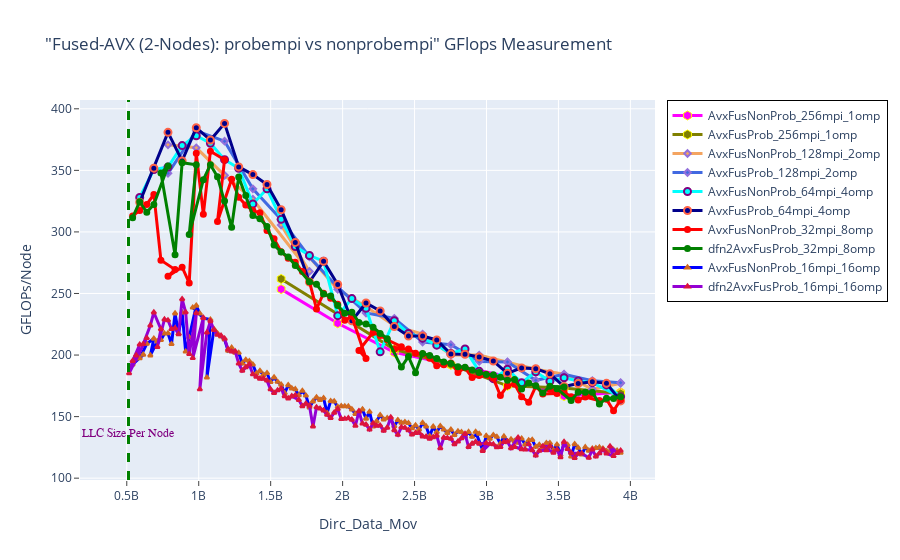

The notebook cell this image was saved under:
### Markdown cell above
## GFLOPS - AVX-Fused: Probmpi vs Non-Probempi

### Code cell
fig = go.Figure() 

fig.add_trace(go.Scatter(x=(dfn2AvxFusNonProb_256mpi_1omp.Dirc_Data_Mov*(dfn2AvxFusNonProb_256mpi_1omp.MPI_size/2)), 
                         y=(dfn2AvxFusNonProb_256mpi_1omp.GFLOPS*(dfn2AvxFusNonProb_256mpi_1omp.MPI_size/2)), 
                         mode='lines+markers', 
                         name='AvxFusNonProb_256mpi_1omp',
                         line=dict(color='magenta',width=3),
                         marker=dict(symbol='hexagon',size=9, line=dict(color='yellow',width=1))))


fig.add_trace(go.Scatter(x=(dfn2AvxFusProb_256mpi_1omp.Dirc_Data_Mov*(dfn2AvxFusProb_256mpi_1omp.MPI_size/2)), 
                         y=(dfn2AvxFusProb_256mpi_1omp.GFLOPS*(dfn2AvxFusProb_256mpi_1omp.MPI_size/2)), 
                         mode='lines+markers', 
                         name='AvxFusProb_256mpi_1omp',
                         line=dict(color='olive',width=3),
                         marker=dict(symbol='hexagon',size=9, line=dict(color='yellow',width=1))))

# case 2
fig.add_trace(go.Scatter(x=(dfn2AvxFusNonProb_128mpi_2omp.Dirc_Data_Mov*(dfn2AvxFusNonProb_128mpi_2omp.MPI_size/2)), 
                         y=(dfn2AvxFusNonProb_128mpi_2omp.GFLOPS*(dfn2AvxFusNonProb_128mpi_2omp.MPI_size/2)), 
                         mode='lines+markers', 
                         name='AvxFusNonProb_128mpi_2omp',
                         line=dict(color='sandybrown',width=3),
                         marker=dict(symbol='diamond',size=5,line=dict(color='MediumPurple',width=2))))

fig.add_trace(go.Scatter(x=(dfn2AvxFusProb_128mpi_2omp.Dirc_Data_Mov*(dfn2AvxFusProb_128mpi_2omp.MPI_size/2)), 
                         y=(dfn2AvxFusProb_128mpi_2omp.GFLOPS*(dfn2AvxFusProb_128mpi_2omp.MPI_size/2)), 
                         mode='lines+markers', 
                         name='AvxFusProb_128mpi_2omp',
                         line=dict(color='royalblue',width=3),
                         marker=dict(symbol='diamond',size=5,line=dict(color='MediumPurple',width=2))))

# case 3
fig.add_trace(go.Scatter(x=(dfn2AvxFusNonProb_64mpi_4omp.Dirc_Data_Mov*(dfn2AvxFusNonProb_64mpi_4omp.MPI_size/2)), 
                         y=(dfn2AvxFusNonProb_64mpi_4omp.GFLOPS*(dfn2AvxFusNonProb_64mpi_4omp.MPI_size/2)), 
                         mode='lines+markers', 
                         name='AvxFusNonProb_64mpi_4omp',
                         line=dict(color='cyan',width=3),
                         marker=dict(symbol='circle',size=7,line=dict(color='Purple',width=2))))

fig.add_trace(go.Scatter(x=(dfn2AvxFusProb_64mpi_4omp.Dirc_Data_Mov*(dfn2AvxFusProb_64mpi_4omp.MPI_size/2)), 
                         y=(dfn2AvxFusProb_64mpi_4omp.GFLOPS*(dfn2AvxFusProb_64mpi_4omp.MPI_size/2)), 
                         mode='lines+markers', 
                         name='AvxFusProb_64mpi_4omp',
                         line=dict(color='darkblue',width=3),
                         marker=dict(symbol='circle',size=7, line=dict(color='tomato',width=2))))

# case 4
fig.add_trace(go.Scatter(x=(dfn2AvxFusNonProb_32mpi_8omp.Dirc_Data_Mov*(dfn2AvxFusNonProb_32mpi_8omp.MPI_size/2)), 
                         y=(dfn2AvxFusNonProb_32mpi_8omp.GFLOPS*(dfn2AvxFusNonProb_32mpi_8omp.MPI_size/2)), 
                         mode='lines+markers', 
                         name='AvxFusNonProb_32mpi_8omp',
                         line=dict(color='red',width=3),
                         marker=dict(symbol='circle',size=5,line=dict(color='red',width=2))))

fig.add_trace(go.Scatter(x=(dfn2AvxFusProb_32mpi_8omp.Dirc_Data_Mov*(dfn2AvxFusProb_32mpi_8omp.MPI_size/2)), 
                         y=(dfn2AvxFusProb_32mpi_8omp.GFLOPS*(dfn2AvxFusProb_32mpi_8omp.MPI_size/2)), 
                         mode='lines+markers', 
                         name='dfn2AvxFusProb_32mpi_8omp',
                         line=dict(color='green',width=3),
                         marker=dict(symbol='circle',size=5,line=dict(color='green',width=2))))

# case 5

fig.add_trace(go.Scatter(x=(dfn2AvxFusNonProb_16mpi_16omp.Dirc_Data_Mov*(dfn2AvxFusNonProb_16mpi_16omp.MPI_size/2)), 
                         y=(dfn2AvxFusNonProb_16mpi_16omp.GFLOPS*(dfn2AvxFusNonProb_16mpi_16omp.MPI_size/2)), 
                         mode='lines+markers', 
                         name='AvxFusNonProb_16mpi_16omp',
                         line=dict(color='blue',width=3),
                         marker=dict(symbol='triangle-up',size=4,line=dict(color='chocolate',width=2))))

fig.add_trace(go.Scatter(x=(dfn2AvxFusProb_16mpi_16omp.Dirc_Data_Mov*(dfn2AvxFusProb_16mpi_16omp.MPI_size/2)), 
                         y=(dfn2AvxFusProb_16mpi_16omp.GFLOPS*(dfn2AvxFusProb_16mpi_16omp.MPI_size/2)), 
                         mode='lines+markers', 
                         name='dfn2AvxFusProb_16mpi_16omp',
                         line=dict(color='darkviolet',width=3),
                         marker=dict(symbol='triangle-up',size=4,line=dict(color='crimson',width=2))))



# Adding a vertical line
fig.add_vline(x=512e6, line_width=3, line_dash="dash", line_color="green")
# fig.add_hline(y=1024, line_width=3, line_dash="dash", line_color="red")

# Add annotation
fig.add_annotation(
    x='512e6'
    , y=130
    , text=f'LLC Size Per Node'
    , yanchor='bottom'
    , showarrow=False
    , arrowhead=1
    , arrowsize=1
    , arrowwidth=2
    , arrowcolor="#636363"
    , ax=-20
    , ay=-30
    , font=dict(size=12, color="purple", family="Sans Serif")
    , align="left"
    ,)

fig.update_layout(title='"Fused-AVX (2-Nodes): probempi vs nonprobempi" GFlops Measurement',
                  xaxis_title='Dirc_Data_Mov', yaxis_title='GFLOPs/Node', 
                  xaxis=dict(ticks="outside"),  
                  yaxis=dict(ticks="outside"),
                  legend=go.layout.Legend(bordercolor="black",borderwidth=1))

### Figure 1 — Plotly figure (JSON) as saved in the notebook; plotly's stock layout.template omitted (floating-point values rounded to 4 significant figures; data arrays with more than 128 entries replaced by an {"elided": "..."} marker saying what was removed)
{"data": [{"line": {"color": "magenta", "width": 3}, "marker": {"line": {"color": "yellow", "width": 1}, "size": 9, "symbol": "hexagon"}, "mode": "lines+markers", "name": "AvxFusNonProb_256mpi_1omp", "type": "scatter", "x": [1572864000, 1966080000, 2359296000, 2752512000, 3145728000, 3538944000, 3932160000], "y": [253.5, 225.8, 202.2, 192.1, 182.6, 166.7, 169.8]}, {"line": {"color": "olive", "width": 3}, "marker": {"line": {"color": "yellow", "width": 1}, "size": 9, "symbol": "hexagon"}, "mode": "lines+markers", "name": "AvxFusProb_256mpi_1omp", "type": "scatter", "x": [1572864000, 2359296000, 2752512000, 3145728000, 3538944000, 3932160000], "y": [261.8, 204.7, 192.2, 175.0, 173.3, 168.7]}, {"line": {"color": "sandybrown", "width": 3}, "marker": {"line": {"color": "MediumPurple", "width": 2}, "size": 5, "symbol": "diamond"}, "mode": "lines+markers", "name": "AvxFusNonProb_128mpi_2omp", "type": "scatter", "x": [786432000, 983040000, 1179648000, 1376256000, 1769472000, 1572864000, 1966080000, 2162688000, 2359296000, 2555904000, 2752512000, 2949120000, 3145728000, 3342336000, 3538944000, 3735552000, 3932160000], "y": [370.7, 368.3, 346.0, 326.5, 267.9, 305.6, 253.4, 239.2, 223.8, 217.1, 200.1, 199.9, 194.2, 188.6, 184.5, 172.2, 177.1]}, {"line": {"color": "royalblue", "width": 3}, "marker": {"line": {"color": "MediumPurple", "width": 2}, "size": 5, "symbol": "diamond"}, "mode": "lines+markers", "name": "AvxFusProb_128mpi_2omp", "type": "scatter", "x": [786432000, 983040000, 1179648000, 1376256000, 1572864000, 1769472000, 1966080000, 2162688000, 2359296000, 2555904000, 2752512000, 2949120000, 3145728000, 3342336000, 3538944000, 3735552000, 3932160000], "y": [347.6, 382.1, 373.7, 335.0, 310.1, 279.7, 255.1, 234.2, 229.8, 210.6, 208.4, 194.8, 194.4, 179.5, 184.4, 179.1, 177.5]}, {"line": {"color": "cyan", "width": 3}, "marker": {"line": {"color": "Purple", "width": 2}, "size": 7, "symbol": "circle"}, "mode": "lines+markers", "name": "AvxFusNonProb_64mpi_4omp", "type": "scatter", "x": [589824000, 688128000, 786432000, 884736000, 983040000, 1081344000, 1179648000, 1277952000, 1376256000, 1474560000, 1572864000, 1671168000, 1769472000, 1867776000, 1966080000, 2064384000, 2162688000, 2260992000, 2359296000, 2457600000, 2555904000, 2654208000, 2752512000, 2850816000, 2949120000, 3047424000, 3145728000, 3244032000, 3342336000, 3440640000, 3538944000, 3637248000, 3735552000, 3932160000, 3833856000], "y": [328.0, 350.7, 352.6, 370.1, 378.1, 372.1, 358.7, 351.6, 322.7, 335.0, 310.2, 288.1, 280.8, 276.3, 232.0, 245.8, 238.0, 202.6, 227.9, 217.5, 213.7, 208.0, 201.2, 204.9, 186.7, 180.8, 188.4, 177.5, 186.4, 178.8, 181.5, 178.9, 177.6, 166.1, 175.8]}, {"line": {"color": "darkblue", "width": 3}, "marker": {"line": {"color": "tomato", "width": 2}, "size": 7, "symbol": "circle"}, "mode": "lines+markers", "name": "AvxFusProb_64mpi_4omp", "type": "scatter", "x": [589824000, 688128000, 786432000, 884736000, 983040000, 1081344000, 1179648000, 1277952000, 1376256000, 1474560000, 1572864000, 1671168000, 1769472000, 1867776000, 1966080000, 2064384000, 2162688000, 2260992000, 2359296000, 2457600000, 2555904000, 2654208000, 2752512000, 2850816000, 2949120000, 3047424000, 3145728000, 3244032000, 3342336000, 3440640000, 3538944000, 3637248000, 3735552000, 3833856000, 3932160000], "y": [324.1, 351.8, 380.9, 357.7, 384.6, 374.6, 388.2, 352.8, 346.6, 338.5, 318.0, 291.5, 259.3, 276.2, 257.3, 227.8, 242.3, 235.8, 223.1, 215.4, 215.4, 212.3, 200.8, 200.7, 198.4, 195.1, 185.2, 189.6, 188.9, 184.8, 174.4, 176.9, 178.4, 177.0, 162.8]}, {"line": {"color": "red", "width": 3}, "marker": {"line": {"color": "red", "width": 2}, "size": 5, "symbol": "circle"}, "mode": "lines+markers", "name": "AvxFusNonProb_32mpi_8omp", "type": "scatter", "x": [540672000, 589824000, 638976000, 688128000, 737280000, 835584000, 786432000, 884736000, 933888000, 983040000, 1032192000, 1081344000, 1179648000, 1130496000, 1228800000, 1277952000, 1327104000, 1376256000, 1425408000, 1474560000, 1523712000, 1572864000, 1622016000, 1671168000, 1720320000, 1769472000, 1818624000, 1867776000, 1916928000, 1966080000, 2015232000, 2064384000, 2162688000, 2113536000, 2211840000, 2260992000, 2310144000, 2408448000, 2359296000, 2457600000, 2506752000, 2555904000, 2605056000, 2654208000, 2703360000, 2752512000, 2801664000, 2850816000, 2899968000, 2998272000, 2949120000, 3047424000, 3096576000, 3145728000, 3194880000, 3244032000, 3293184000, 3342336000, 3391488000, 3489792000, 3440640000, 3538944000, 3588096000, 3637248000, 3735552000, 3686400000, 3784704000, 3833856000, 3883008000, 3932160000], "y": [312.9, 317.4, 322.3, 330.5, 277.0, 269.4, 264.1, 271.3, 258.6, 364.0, 314.3, 365.6, 358.6, 308.5, 342.8, 328.1, 321.8, 317.3, 315.5, 301.2, 294.5, 283.9, 278.7, 275.4, 267.9, 259.6, 237.4, 250.2, 246.2, 241.3, 228.2, 231.6, 197.2, 203.7, 218.4, 215.9, 212.4, 206.8, 204.8, 205.0, 201.5, 200.9, 197.3, 191.4, 192.1, 193.6, 185.8, 189.6, 181.8, 184.4, 183.3, 181.1, 167.1, 175.1, 176.4, 166.1, 161.7, 174.6, 168.4, 168.7, 172.3, 169.8, 166.1, 163.5, 168.2, 165.9, 163.0, 164.2, 154.7, 163.7]}, {"line": {"color": "green", "width": 3}, "marker": {"line": {"color": "green", "width": 2}, "size": 5, "symbol": "circle"}, "mode": "lines+markers", "name": "dfn2AvxFusProb_32mpi_8omp", "type": "scatter", "x": [540672000, 589824000, 638976000, 688128000, 786432000, 737280000, 835584000, 884736000, 983040000, 933888000, 1032192000, 1081344000, 1130496000, 1179648000, 1228800000, 1277952000, 1327104000, 1376256000, 1425408000, 1474560000, 1523712000, 1572864000, 1622016000, 1671168000, 1769472000, 1818624000, 1867776000, 1916928000, 1966080000, 2015232000, 2064384000, 2113536000, 2162688000, 2211840000, 2260992000, 2310144000, 2408448000, 2457600000, 2506752000, 2555904000, 2605056000, 2654208000, 2703360000, 2752512000, 2801664000, 2850816000, 2899968000, 2949120000, 2998272000, 3047424000, 3096576000, 3145728000, 3194880000, 3244032000, 3293184000, 3342336000, 3391488000, 3440640000, 3538944000, 3489792000, 3588096000, 3637248000, 3686400000, 3735552000, 3784704000, 3833856000, 3883008000, 3932160000], "y": [311.5, 324.5, 316.0, 322.3, 353.5, 347.8, 281.5, 356.2, 354.5, 298.0, 342.4, 354.6, 344.8, 325.1, 303.9, 344.7, 329.5, 313.3, 310.7, 304.5, 289.4, 283.7, 279.7, 272.7, 259.5, 257.5, 249.6, 247.9, 240.3, 233.9, 234.9, 226.5, 225.3, 222.6, 217.6, 213.2, 190.2, 198.8, 185.6, 201.3, 199.7, 197.3, 194.4, 193.2, 190.5, 190.1, 187.8, 185.9, 184.3, 184.1, 181.9, 179.6, 180.1, 172.5, 177.3, 175.0, 169.1, 174.7, 174.1, 172.7, 163.0, 169.7, 169.9, 169.8, 160.2, 164.9, 164.7, 166.2]}, {"line": {"color": "blue", "width": 3}, "marker": {"line": {"color": "chocolate", "width": 2}, "size": 4, "symbol": "triangle-up"}, "mode": "lines+markers", "name": "AvxFusNonProb_16mpi_16omp", "type": "scatter", "x": {"elided": "139 int values"}, "y": {"elided": "139 float values"}}, {"line": {"color": "darkviolet", "width": 3}, "marker": {"line": {"color": "crimson", "width": 2}, "size": 4, "symbol": "triangle-up"}, "mode": "lines+markers", "name": "dfn2AvxFusProb_16mpi_16omp", "type": "scatter", "x": {"elided": "139 int values"}, "y": {"elided": "139 float values"}}], "layout": {"annotations": [{"align": "left", "arrowcolor": "#636363", "arrowhead": 1, "arrowsize": 1, "arrowwidth": 2, "ax": -20, "ay": -30, "font": {"color": "purple", "family": "Sans Serif", "size": 12}, "showarrow": false, "text": "LLC Size Per Node", "x": "512e6", "y": 130, "yanchor": "bottom"}], "legend": {"bordercolor": "black", "borderwidth": 1}, "shapes": [{"line": {"color": "green", "dash": "dash", "width": 3}, "type": "line", "x0": 512000000, "x1": 512000000, "xref": "x", "y0": 0, "y1": 1, "yref": "y domain"}], "title": {"text": "\"Fused-AVX (2-Nodes): probempi vs nonprobempi\" GFlops Measurement"}, "xaxis": {"ticks": "outside", "title": {"text": "Dirc_Data_Mov"}}, "yaxis": {"ticks": "outside", "title": {"text": "GFLOPs/Node"}}}}
